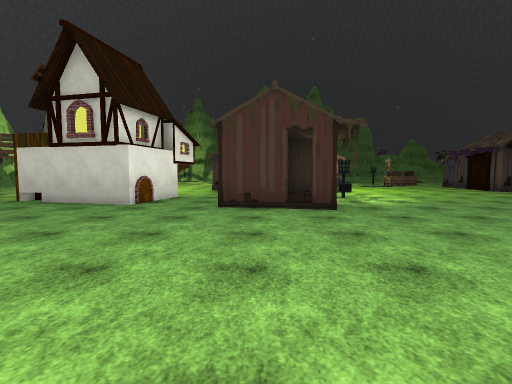
view 1 (above)

23 first-person views from a walk through a Unity game level. The camera is 1.5 m above the floor, tilts 4° down and sees 85° across. The floor is counted in squares, 2 m on a side. Each view is taken from the middle of a square. On the plan, view 1 faces up. The plan holds only what a view shows up to about 10 squares ahead; the rest is blank. The place goes on beyond the plan. Some animated figures are not drawn. Some surface patterns are stand-ins.

view 2
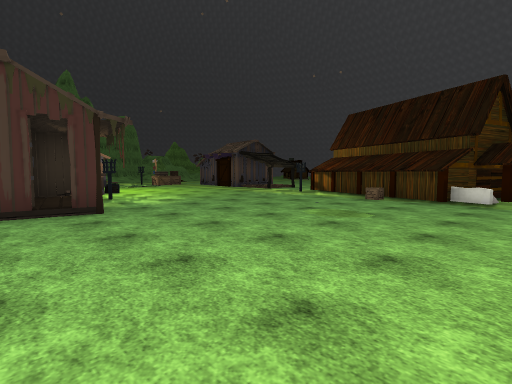

view 3
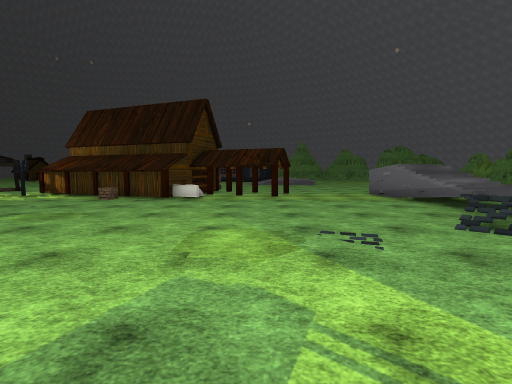

view 4
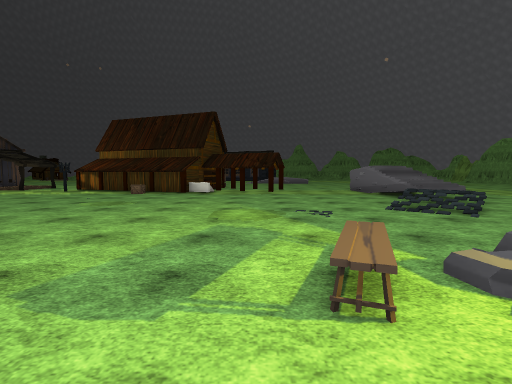

view 5
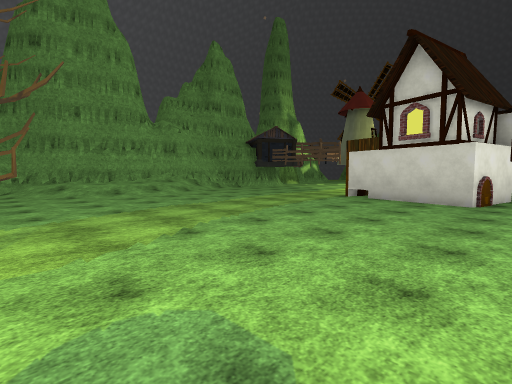

view 6
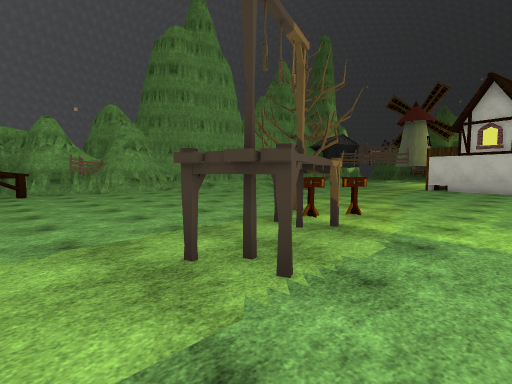

view 7
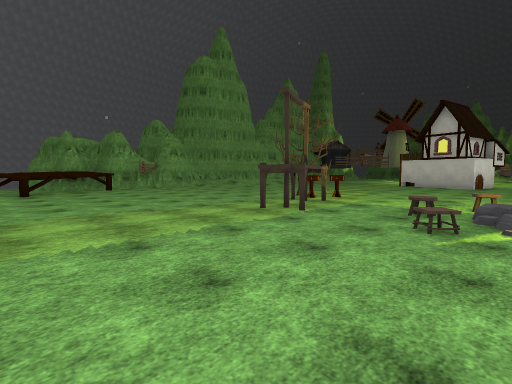

view 8
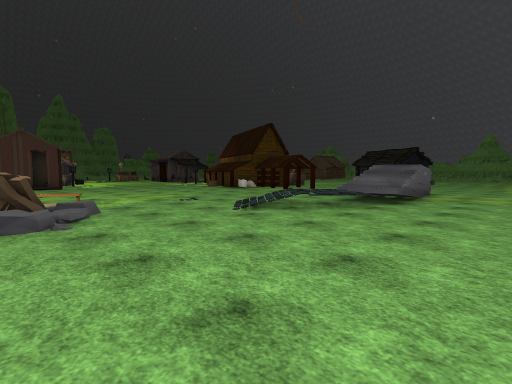

view 9
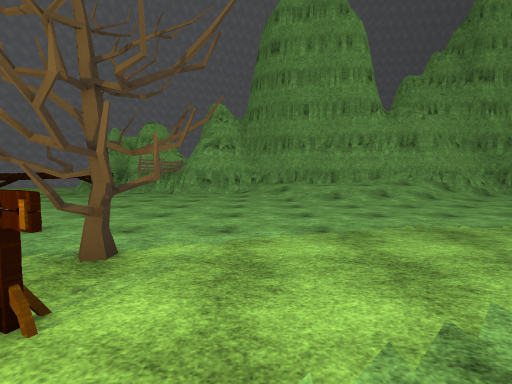

view 10
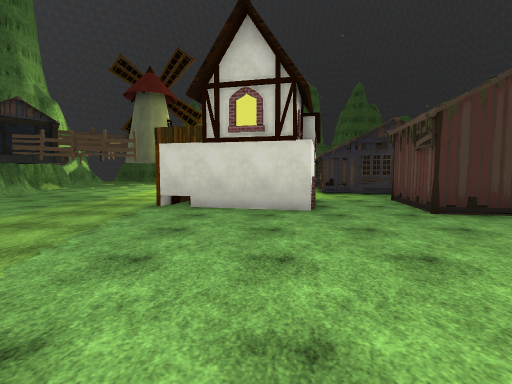

view 11
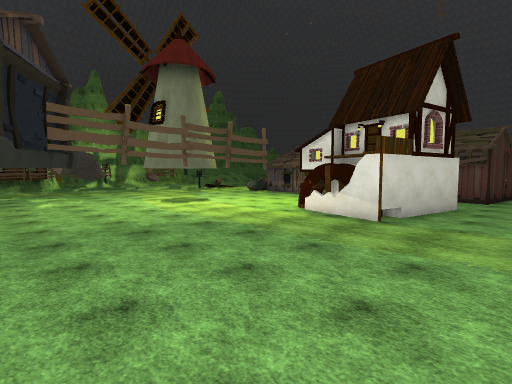

view 12
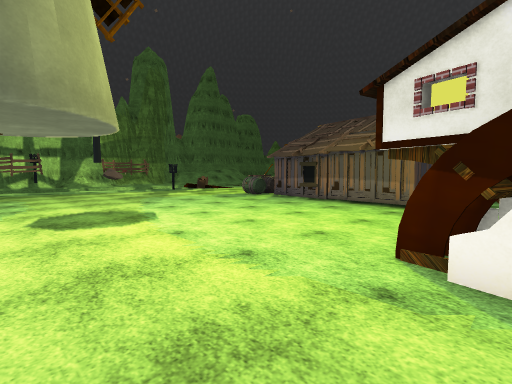

view 13
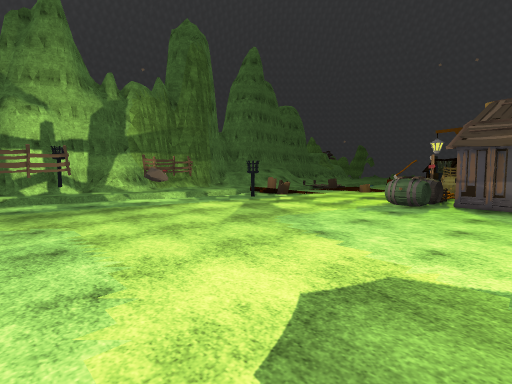

view 14
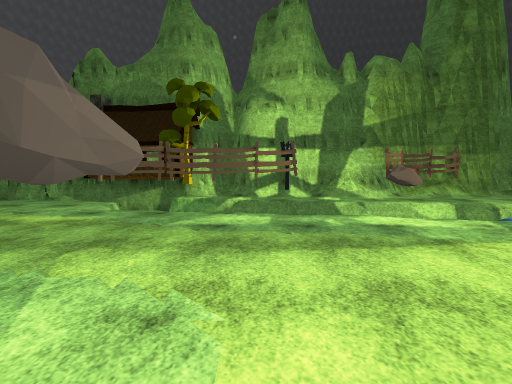

view 15
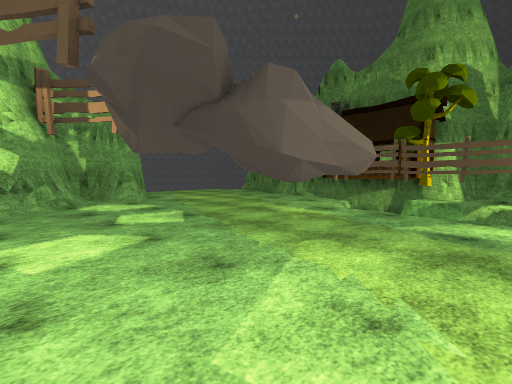

view 16
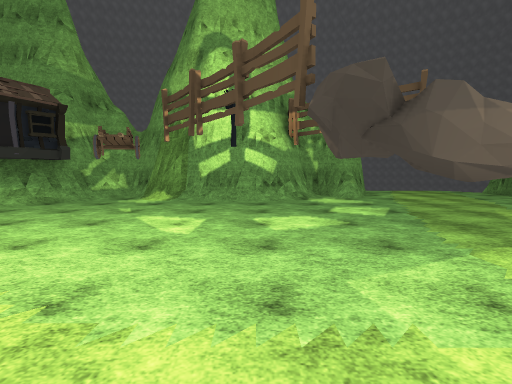

view 17
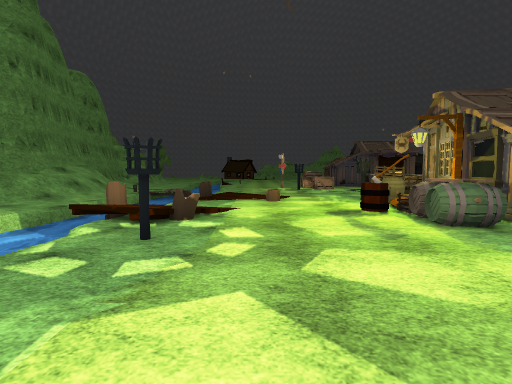

view 18
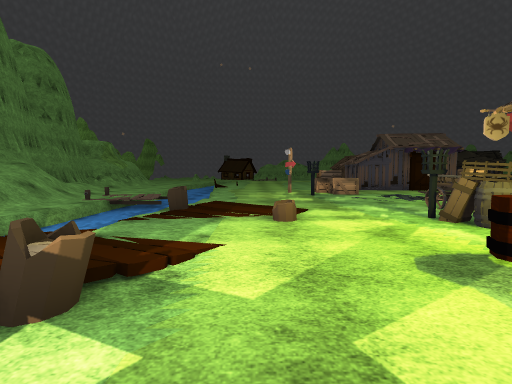

view 19
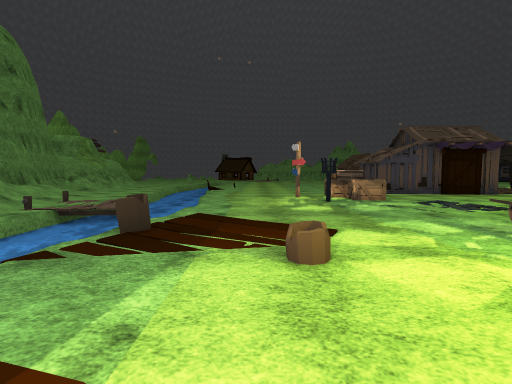

view 20
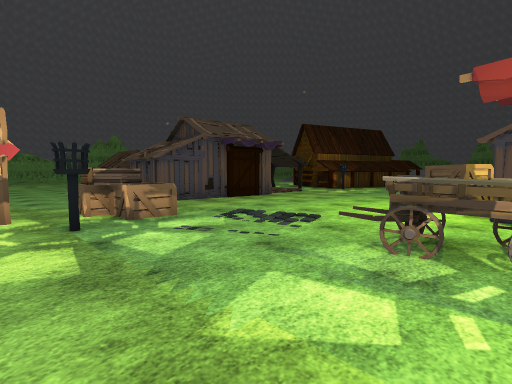

view 21
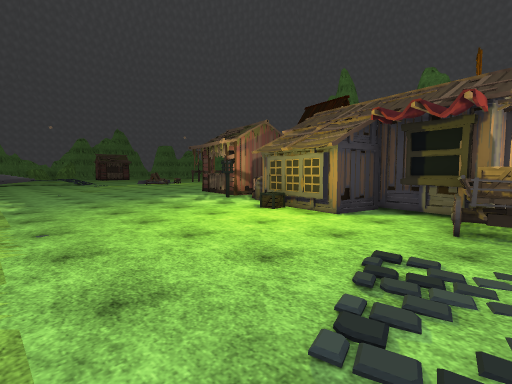

view 22
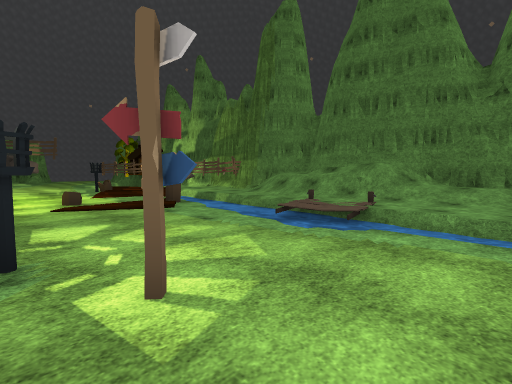

view 23
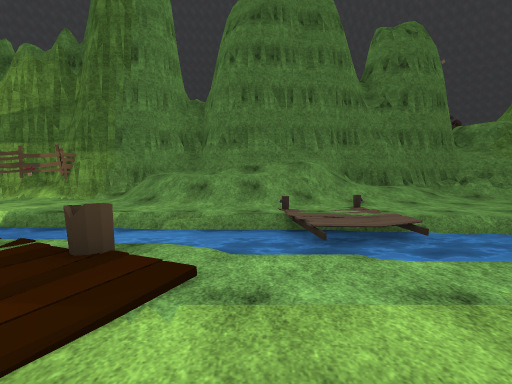

### Floor plan
Key: @ floor where view 1 was taken; # wall or solid block; . main floor; : floor 0.25 m higher than the main floor; + floor 1.5 m higher than the main floor; / step, stairs or slope; = window, fence, low wall or low ledge; ≈ water the walk keeps out of; ^ raised ledge; v drop or lower ground; B barn; C crate; E bench; T tree; S stool; U building; R streetlight; H house; F fence; K rock; A cart; I sign; O other object.
Columns run from 16 left of view 1 to 10 right of it. Each row starts with its distance up from view 1.
 28                    #
 27    ##HH #    ### ##########
 26  ####HH#######OFF#/+##/////
 25 ..##v HHv....F....////////.
 24 ......v  vOvvK.....////O//.
 23 .....OF       ≈≈≈≈≈≈≈≈////.
 22 ..........vv   ≈≈O≈≈≈≈≈≈≈≈≈
 21 #...............///OO≈≈≈≈≈≈
 20 ##............O.O.../......
 19 #......KK..................
 18 ###...............O.....I..
 17   #.............O......O...
 16   #............OO/OO....CO
 15   #............URUUCC.....
 14  ##............UU.UA......#
 13  #.............UUUU.......#
 12  ###...........UUUUU......#
 11    ##..........UU.UC......#
 10     #............UU......./
  9     ......####....O......
  8   ##......## #..OOOO.....
  7   ##......####..OOO........
  6   ##/..........OOOO......BB
  5   #//....................BB
  4   #///...................BB
  3   #///..................CBB
  2   #///..................BB
  1  ##//...................BBB
  0  #//............@.........B
 -1  ##.......TO..............B
 -2    .......T...S.E.......#..
 -3   O.......OO..SOO..........
 -4  #O........OO..O:...=......
 -5 ##^#.......O..S..../==.^###
 -6    ^................=^^^###
 -7    ^..................^=...
 -8   ^^^......................
 -9       ...................

Where each view was taken, in squares from view 1:
view 1: 0 up, 0 right, facing up
view 2: 0 up, 0 right, facing up-right
view 3: 1 down, 0 right, facing right
view 4: 1 down, 2 left, facing right
view 5: 1 down, 2 left, facing up-left
view 6: 6 down, 3 left, facing up-left
view 7: 9 down, 1 left, facing up-left
view 8: 9 down, 1 left, facing up-right
view 9: 0 up, 4 left, facing left
view 10: 1 up, 4 left, facing up
view 11: 5 up, 12 left, facing up-right
view 12: 9 up, 8 left, facing up-right
view 13: 14 up, 8 left, facing up-right
view 14: 17 up, 7 left, facing up
view 15: 17 up, 7 left, facing up-left
view 16: 17 up, 6 left, facing left
view 17: 19 up, 5 left, facing right
view 18: 19 up, 2 left, facing right
view 19: 19 up, 0 right, facing right
view 20: 18 up, 3 right, facing down-right
view 21: 15 up, 8 right, facing down-left
view 22: 17 up, 10 right, facing up-left
view 23: 18 up, 5 right, facing up
